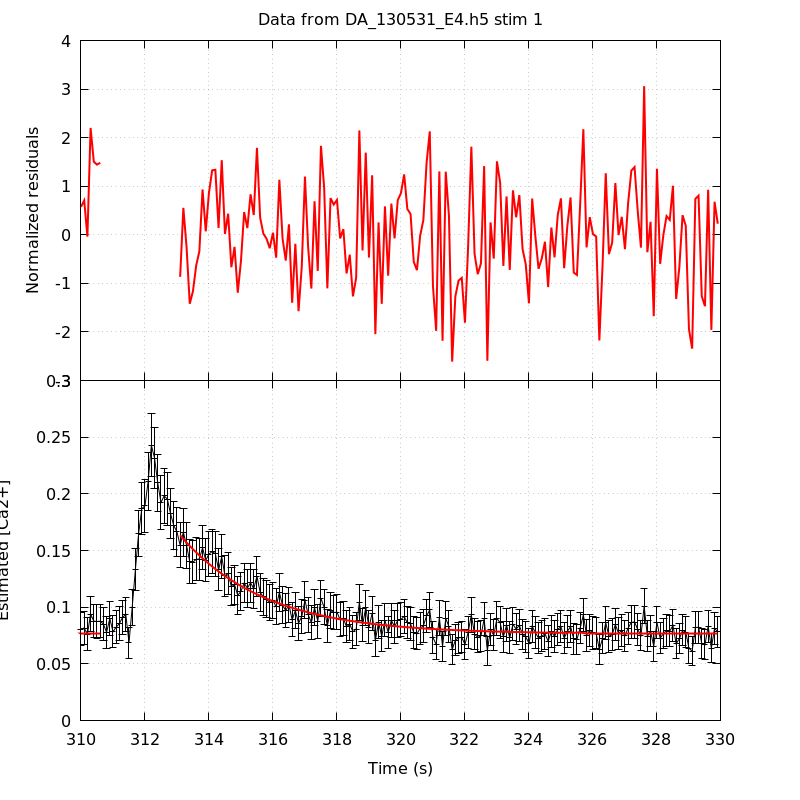

Write gnuplot code to recreate this figure.
unset key
set grid
set multiplot title 'Data from DA_130531_E4.h5 stim 1' noenhanced layout 2,1 margins 0.1,0.9,0.1,0.95 spacing 0,0
set ylabel 'Normalized residuals'
set xtics format ''
plot 'DA_130531_E4_aba_RatioFit_s1' using 1:4 with lines linecolor rgb 'red' linewidth 2
set format x '%g'
set xlabel 'Time (s)'
set ylabel 'Estimated [Ca2+]'
plot 'DA_130531_E4_aba_CaRatio_s1' using 1:2:($3*1.96) with yerrorlines \
     linecolor rgb 'black' linewidth 1,                \
     'DA_130531_E4_aba_RatioFit_s1' using 1:3 with lines linecolor rgb 'red'\
     linewidth 2
unset multiplot
